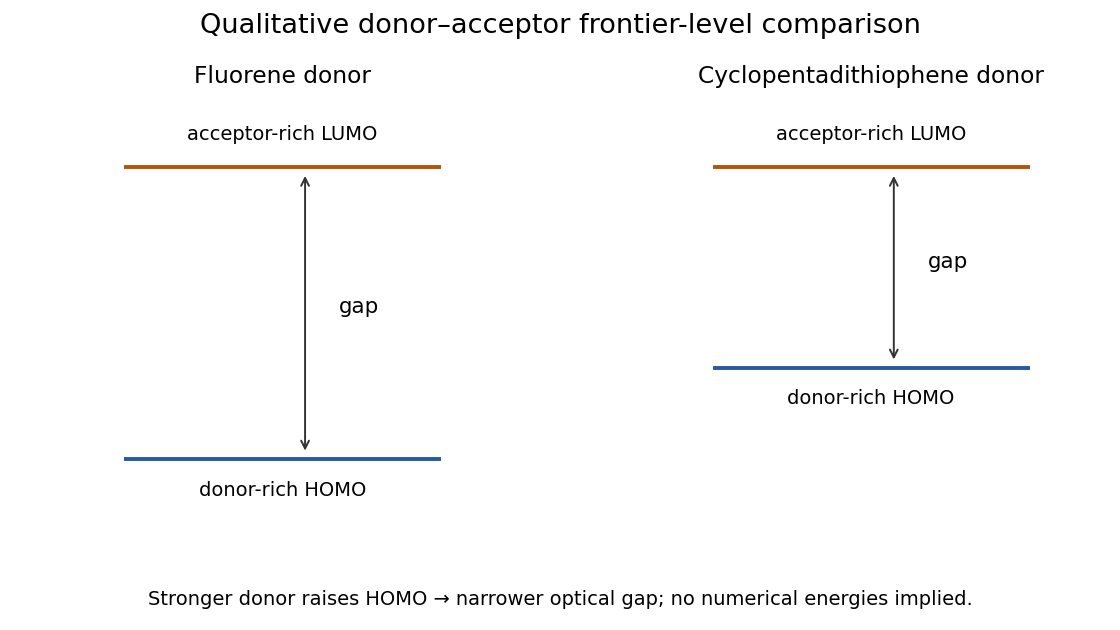

This chart was generated by the following Python code:
"""Original solution diagram; Python 3.14, matplotlib 3.10, numpy 2.3.
Run from the mirrored media directory: PNG basename is written to cwd.
"""
from pathlib import Path
import sys
sys.path.insert(0,str(Path(__file__).resolve().parents[2]))
import numpy as np
import matplotlib
matplotlib.use('Agg')
import matplotlib.pyplot as plt
from tools.chemistry_diagram import atom,bond,ring,curly,flow,finish,save,wedge,BLUE,ORANGE

fig,axs=plt.subplots(1,2,figsize=(8,4.5));fig.subplots_adjust(left=.05,right=.98,top=.85,bottom=.17,wspace=.3)
for ax,name,homo in zip(axs,['Fluorene donor','Cyclopentadithiophene donor'],[-2,-1]):
 ax.set(xlim=(-1,1),ylim=(-2.7,2));ax.axis('off');ax.set_title(name,fontsize=12)
 ax.hlines(homo,-.7,.7,color=BLUE,lw=2);ax.hlines(1.2,-.7,.7,color=ORANGE,lw=2)
 ax.text(0,homo-.4,'donor-rich HOMO',ha='center',fontsize=10);ax.text(0,1.5,'acceptor-rich LUMO',ha='center',fontsize=10)
 ax.annotate('',(.1,1.15),(.1,homo+.05),arrowprops={'arrowstyle':'<->','color':'0.2'});ax.text(.25,(1.2+homo)/2,'gap',fontsize=11)
fig.suptitle('Qualitative donor–acceptor frontier-level comparison',fontsize=14);fig.text(.5,.04,'Stronger donor raises HOMO → narrower optical gap; no numerical energies implied.',ha='center',fontsize=10)
save(fig,Path(__file__).with_suffix('.png').name)
